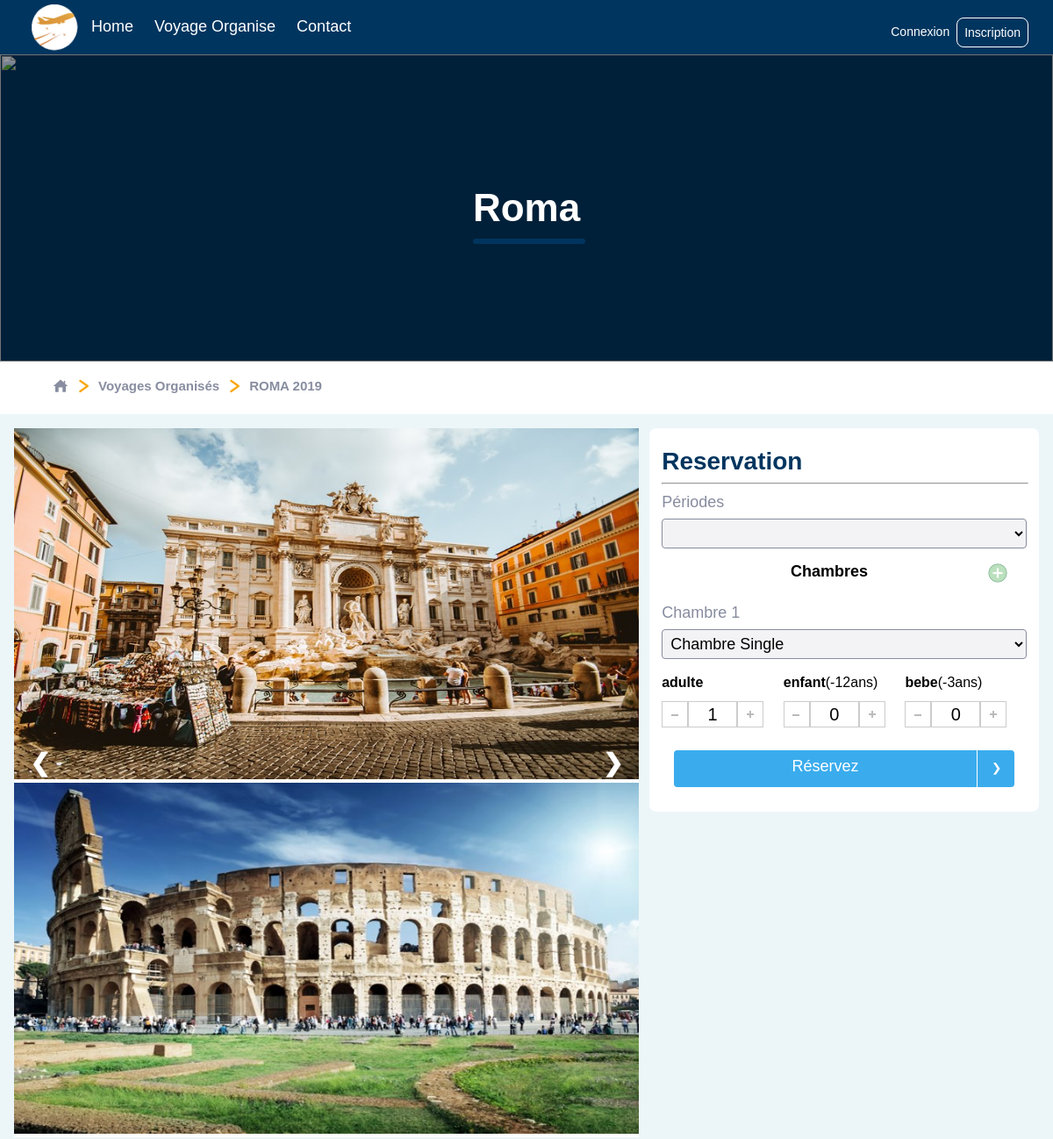
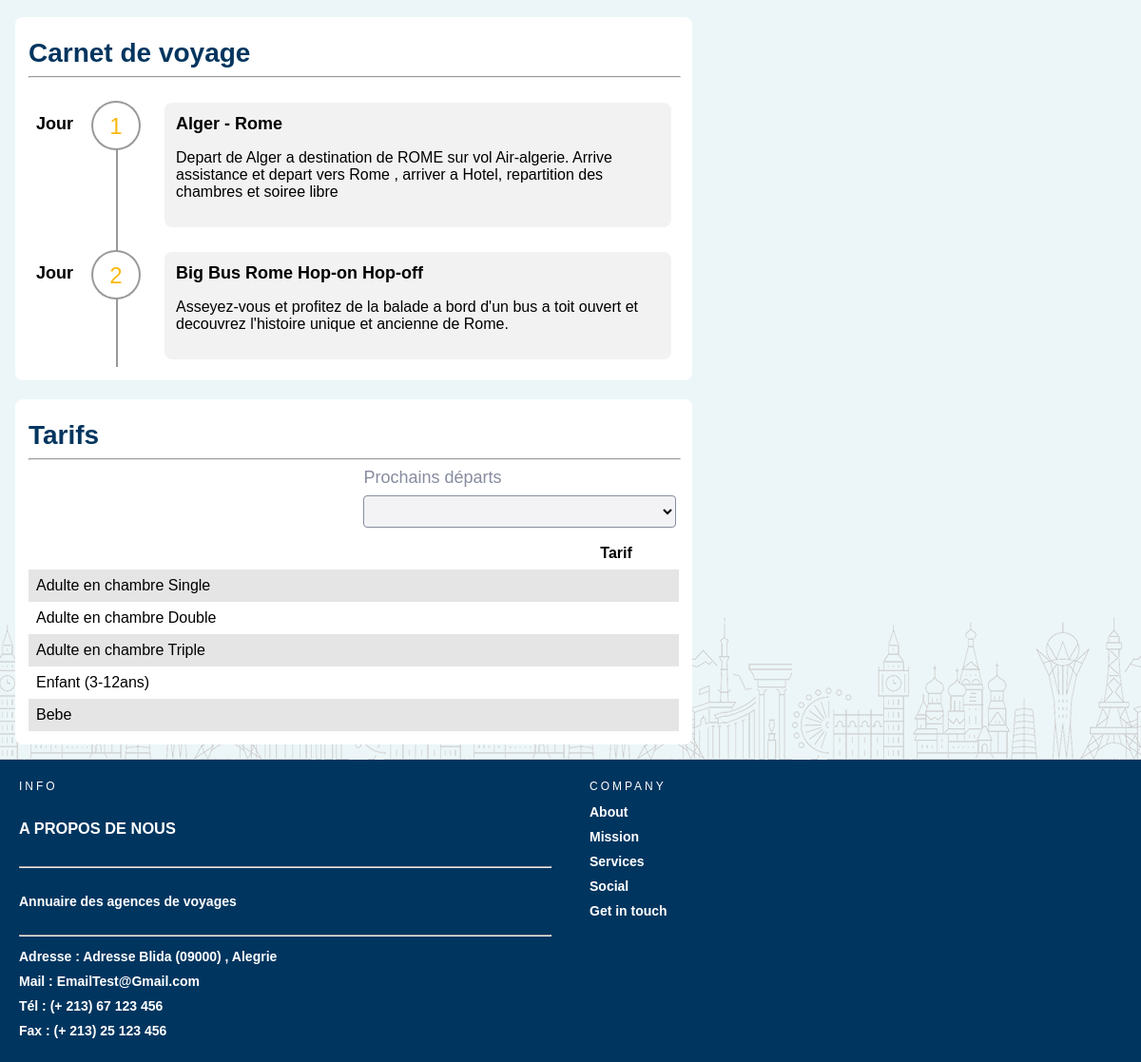
/Voyage.php?voyage_id=1, run on the app's committed database (2 pictures, top to bottom).
### tables this page shows
create table voyage
(
   voyage_id            int not null auto_increment,
   compte_agence_id     int,
   nom                  varchar(20),
   ville_id             int,
   guide_id             int,
   nbr_jour             int,
   hotel_id             int,
   description          varchar(500),
   cover                varchar(20),
   primary key (voyage_id)
);

create table ville
(
   ville_id             int not null auto_increment,
   nom                  varchar(50),
   pays_id              int,
   primary key (ville_id),
   key AK_ville (ville_id)
);

create table voyage_jour
(
   voyage_jour_id       int not null auto_increment,
   voyage_id            int,
   nbr_jour             int,
   endroit_id           int,
   primary key (voyage_jour_id)
);

create table endroit
(
   endroit_id           int not null auto_increment,
   endroit_nom          varchar(35),
   ville_id             int,
   description          text,
   primary key (endroit_id),
   key AK_endroit_id (endroit_id)
);

### php/database.inc (called while the page is built, shortened)
<?php
class database{
  public $connection;
  public function __construct()
  {
    $this->connection=mysqli_connect("localhost","root","","pfe");
    $this->connection->set_charset("utf8");
  }
  public function query($sql)
  {
    $result=mysqli_query($this->connection,$sql);
    return $result;
  }
}

### php/Voyage.inc (called while the page is built, shortened)
<?php
require "Endroit.inc";
class Voyage{
  public $voyage_id;
  public function __construct($voyage_id,$nom,$ville,$nbr_jour,$hotel_id, $description,$img)
{
  $this->voyage_id=$voyage_id;
  $this->nom=$nom;
  $this->ville=$ville;
}
public function LoadListEndroit()
{
  $list=array();
  $database=new database();
  $result=$database->query("select nbr_jour,endroit_nom,description from voyage_jour join endroit on voyage_jour.endroit_id=endroit.endroit_id
                                where voyage_id=".$this->voyage_id );
  while($row=mysqli_fetch_assoc($result)){
    $list[]=new Endroit($row["nbr_jour"],$row["endroit_nom"],'',$row["description"],"");
  }
  return $list;
}
}

### php/Endroit.inc (called while the page is built, shortened)
<?php
class Endroit {
 public function __construct ( $id , $nom , $ville_id , $description , $prix) {
  $this->id = $id;
  $this->nom = $nom;
  $this->description = $description;
 }
}

### Voyage.php (the view, shortened to what this page needs)
<!DOCTYPE html>
<?php
require 'php/database.inc';
require 'php/Voyage.inc';
$database=new database();
if(isset($_GET["voyage_id"])){
  $result=$database->query("select voyage_id,compte_agence_id,voyage.nom,ville.nom as ville,nbr_jour,hotel_id,description,cover from voyage join ville on voyage.ville_id=ville.ville_id where voyage_id=".$_GET["voyage_id"]) ;
  $row=mysqli_fetch_assoc($result);
  $voyage=new Voyage($row["voyage_id"],$row["nom"],$row["ville"],$row["nbr_jour"],$row["hotel_id"],$row["description"],$row["cover"]);
  $jour=$voyage->LoadListEndroit();
}else{
  die("erreur voyage_id");
}
 ?>
<html lang="en" dir="ltr">
  <head>
    <?php include 'php/Client/css.php'; ?>
  </head>
  <body onload="LoadDate(<?php echo $_GET["voyage_id"]; ?>);window.i=0;AfficheImage();">
    <div class="nav_bar">
      <div class="nav_bar_cover_index">
        <div class="nav_bar_cover_index_img">
          <img src="img/Client/Cover/cover-roma.jpeg" alt="">
        </div>
        <div class="nav_bar_titre">
          <?php echo $voyage->ville; ?>
        </div>
      </div>
      <div class="nav_bar_titre_bar">
        <div class="nav_bar_titre_bar_url">
          <div class="nav_bar_titre_bar_url_icon">
            <div class="nav_bar_titre_bar_url_icon_btn">
              <a href="index.php" >
                <img src="img\Client\icon\home18pxgris.png" alt="">
              </a>
              <a href="#">
                <img src="img\Client\icon\suivant18pxlemon.png" class="nav_bar_titre_bar_url_icon_suivant">
              </a>
              <label> Voyages Organisés</label>
              <a href="#">
                <img src="img\Client\icon\suivant18pxlemon.png" class="nav_bar_titre_bar_url_icon_suivant">
              </a>
              <label><?php echo $voyage->nom; ?></label>
            </div>
          </div>
        </div>
      </div>
    </div>
    <div class="voyage_page">
      <div class="page_gauche">
        <div class="voyage_page_gauche">
          <div class="list_photo_de_voyage">
            <div class="photo_de_voyage">
              <img src="img\Client\photo\1-1.jpeg" alt="">
            </div>
            <div class="photo_de_voyage">
              <img src="img\Client\photo\1-2.jpeg" alt="">
            </div>
            <a class="photo_precedent" onclick="moinsphoto()">❮</a>
            <a class="photo_suivant" onclick="plusphoto()">❯</a>
          </div>
          <div class="espace_voyage">
            <div class="formulaire_titre">
              Carnet de voyage
            </div>
            <hr class="formulaire_ligne">
            <div class="les_jours_voyage">
              <?php  foreach ($jour as $k => $v) {?>
                <div class="jour_voyage">
                  <label for="">Jour</label>
                  <div class="numero_jour_voyage"><?php echo $v->id; ?></div>
                  <div class="description_jour">
                    <strong><?php echo $v->nom; ?></strong>
                    <p>
                      <?php echo $v->description; ?>
                    </p>
                  </div>
                </div>
              <?php }  ?>
            </div>
          </div>
          <div class="espace_voyage">
            <div class="formulaire_titre">
              Tarifs
            </div>
            <hr class="formulaire_ligne">
            <div class="formulaire_row_2item">
              <div class="formulaire_row_item"></div>
              <div class="formulaire_row_item">
                <label for="Online" class="formulaire_row_item_label"> Prochains départs </label>
                <select class="formulaire_row_item_input" name="" id="table_date_prix" onchange="AffichePrix(this.value)">
                </select>
              </div>
            </div>
            <table class="table_tarifs">
              <thead>
                <tr>
                  <td width="550"></td>
                  <th>Tarif</th>
                </tr>
              </thead>
              <tbody>
                <tr>
                  <td>Adulte en chambre Single</td>
                  <th class="prix"></th>
                </tr>
                <tr>
                  <td>Adulte en chambre Double</td>
                  <th class="prix"></th>
                </tr>
                <tr>
                  <td>Adulte en chambre Triple</td>
                  <th class="prix"></th>
                </tr>
                <tr>
                  <td>Enfant (3-12ans)</td>
                  <th class="prix"></th>
                </tr>
                <tr>
                  <td>Bebe</td>
                  <th class="prix"aa></th>
                </tr>
              </tbody>
            </table>
          </div>
        </div>
      </div>
      <div class="voyage_page_droite">
        <div class="page_droite">
          <div class="espace_voyage" id="espace_reservation">
            <form id="my_form" method="GET" action="Reservez.php" >
              <div class="formulaire_titre">
                Reservation
              </div>
              <hr class="formulaire_ligne">
            <div class="formulaire_row_item">
              <label for="" class="formulaire_row_item_label">Périodes</label>
              <select class="formulaire_row_item_input" name="voyage_date_id" id="text_reserve">
              </select>
            </div>
            <div class="list_chambre">
              <label >Chambres</label>
              <button type="button" name="button" id="AjouterChambre" >
                <img src="img\Client\icon\add22px.png" alt="">
              </button>
            </div>
            <div id="list_chambre">
              <div class="formulaire_row_item">
                <label for="" class="formulaire_row_item_label">Chambre 1</label>
                <select class="formulaire_row_item_input" name="type_chambre[]" id="select_row_1" onchange="InitChambre(1)">
                  <option value="1" > Chambre Single </option>
                </select>
                <div class="nbr_personne">
                  <div class="categorie_presonne">
                    <label for=""><strong>adulte</strong></label>
                    <div class="nbr_personne_btn">
                      <button type="button" name="button" class="minus" onclick="BtnMoinsChambre(1,'adulte')" ></button>
                      <input type="text"  class="nbr_personne_row_1" name="adulte[]" value="1" id="btn_adulte_row_1" readonly>
                      <button type="button" name="button" class="plus" onclick="BtnPlusChambre(1,'adulte')"></button>
                    </div>
                  </div>
                  <div class="categorie_presonne" >
                    <label for=""><strong>enfant</strong>(-12ans)</label>
                    <div class="nbr_personne_btn">
                      <button type="button" name="button" class="minus" onclick="BtnMoinsChambre(1,'enfant')" ></button>
                      <input type="text" class="nbr_personne_row_1" name="enfant[]" id="btn_enfant_row_1" value="0" readonly>
                      <button type="button" name="button" class="plus" onclick="BtnPlusChambre(1,'enfant')" ></button>
                    </div>
                  </div>
                  <div class="categorie_presonne">
                    <label for=""><strong>bebe</strong>(-3ans)</label>
                    <div class="nbr_personne_btn">
                      <button type="button" name="button" class="minus" onclick="BtnMoinsChambre(1,'bebe')" ></button>
                      <input type="text" class="nbr_personne_row_1" name="bebe[]" id="btn_bebe_row_1" value="0" readonly>
                      <button type="button" name="button" class="plus" onclick="BtnPlusChambre(1,'bebe')" ></button>
                    </div>
                  </div>
                </div>
              </div>
            </div>
            <div class="index_offre_top_voyage_btn_more">
              <a href="javascript:{}" onclick="ButtonReserver(<?php if(isset($_SESSION["client_id"])) echo "'ok'";else echo "'no'";?>)">
                <div class="index_offre_top_voyage_btn_more_titre">
                  <label for="">Réservez</label>
                  <img src="img/Client/icon/suivant18px.png" alt="">
                </div>
              </a>
            </div>
            </form>
          </div>
        </div>
      </div>
    </div>
  </body>
</html>

### css/Client/standard.css (style rules this page uses)
:root { --color-bleu-claire :#3AACED; --color-bleu :#00355f; --color-bleu-fonce :#001f39; --color-lemon: #f9a60f; --color-lemon-2eme : #EEC218; --color-gris :#888DA0; }
body,html { margin: 0px; padding: 0px; background-color: #ECF6F8; font-family:sans-serif; }
a { text-decoration: none; color: white; }

### css/Client/navbar.css (style rules this page uses)
.nav_bar { justify-content: center; background-color: var(--color-bleu); }
.nav_bar_cover_index { height: 350px; width: 100%; display: flex; justify-content: center; position: relative; }
.nav_bar_cover_index_img { position: absolute; left: 0; right: 0; }
.nav_bar_cover_index_img img { height: 350px; width: 100%; z-index: 1; position: absolute; }
.nav_bar_cover_index_img::after { content: ''; width: 100%; height: 350px; position: absolute; background-color: rgb(0,0,0,.4); z-index: 2; }
.nav_bar_titre { margin-top: auto; margin-bottom: auto; z-index: 6; color: white; font-size: 44px; font-weight: 600; position: relative; }
.nav_bar_titre::before { content: ''; position: absolute; z-index: 6; width: 100%; border: 3px solid var(--color-bleu); border-radius: 16px; margin-top: 60px; }
.nav_bar_titre_bar { background-color: white; height: 60px; display: flex; justify-content: center; }
.nav_bar_titre_bar_url { width: 90%; height: 100%; display: table; }
.nav_bar_titre_bar_url_icon { display: table-cell; vertical-align: middle; }
.nav_bar_titre_bar_url_icon_btn { display: flex; }
.nav_bar_titre_bar_url_icon_suivant { margin-left: 8px; margin-right: 8px; }
.nav_bar_titre_bar_url_icon label { font-size: 15px; font-weight: 600; color: var(--color-gris); }

### css/Client/index.css (style rules this page uses)
.index_offre_top_voyage_btn_more { display: flex; justify-content: center; padding: 14px; overflow: hidden; }
.index_offre_top_voyage_btn_more a,.voyage_organise_btn_more a,.btn_envoyee { text-decoration: none; color: white; font-size: 18px; font-weight: 200; background-color: var(--color-bleu-claire); width: 240px; border-radius: 4px; border: none; }
.index_offre_top_voyage_btn_more_titre { display: flex; justify-content: space-between; text-align: center; position: relative; }
.index_offre_top_voyage_btn_more_titre label { margin-top: 8px; width:100%; cursor: pointer; }
.index_offre_top_voyage_btn_more_titre img { padding: 12px; border-left: 1px solid white; }
.index_offre_top_voyage_btn_more_titre::after,.btn_envoyee::after { content: ""; height: 40px; width: 0px; background-color: rgb(255,255,255,.1); position:absolute; transition: .4s; }

### css/Client/formulaire.css (style rules this page uses)
.formulaire_titre { margin-top: 8px; font-size: 28px; font-weight: 700; color: var(--color-bleu); }
.formulaire_ligne { color: #fff; width: 100%; }
.formulaire_row_item { display: grid; grid-row-gap: 8px; }
.formulaire_row_2item { display: grid; grid-template-columns: 48% 48%; grid-column-gap: 24px; }
.formulaire_row_item_label { font-size: 18px; color: #878C9F; }
.formulaire_row_item_input { border: 1px solid #878c9f; background-color: rgb(135, 140, 159,.1); border-radius: 4px; padding:5px; font-size: 18px; font-family: unset; }

### data on the page
voyage: ville.nom "Roma", nom "ROMA 2019"
voyage_jour: nbr_jour "1", endroit.endroit_nom "Alger - Rome", endroit.description "Depart de Alger a destination de ROME sur vol Air-algerie. Arrive assistance et depart vers Rome , arriver a Hotel, repartition des chambres et soiree libre"
voyage_jour: nbr_jour "2", endroit.endroit_nom "Big Bus Rome Hop-on Hop-off", endroit.description "Asseyez-vous et profitez de la balade a bord d'un bus a toit ouvert et decouvrez l'histoire unique et ancienne de Rome."
